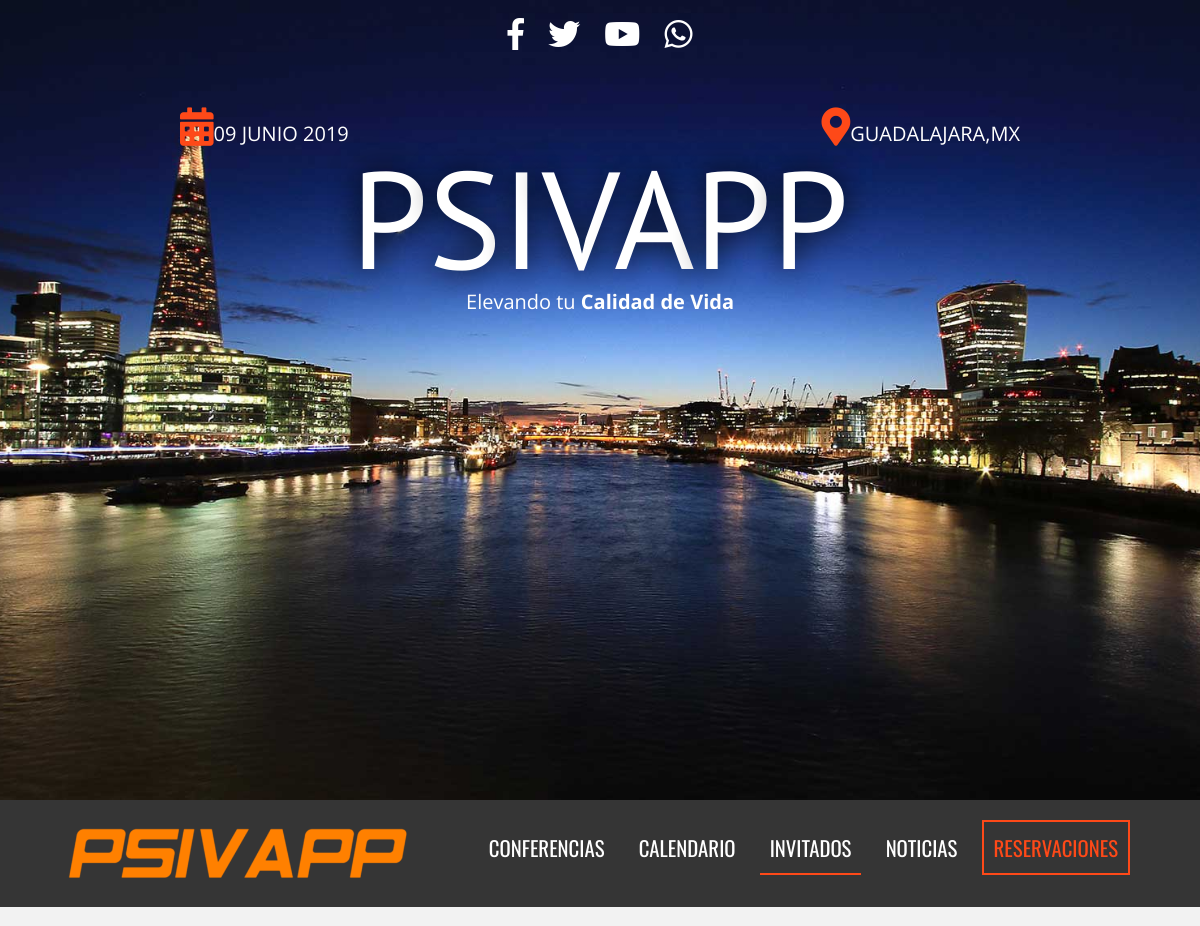
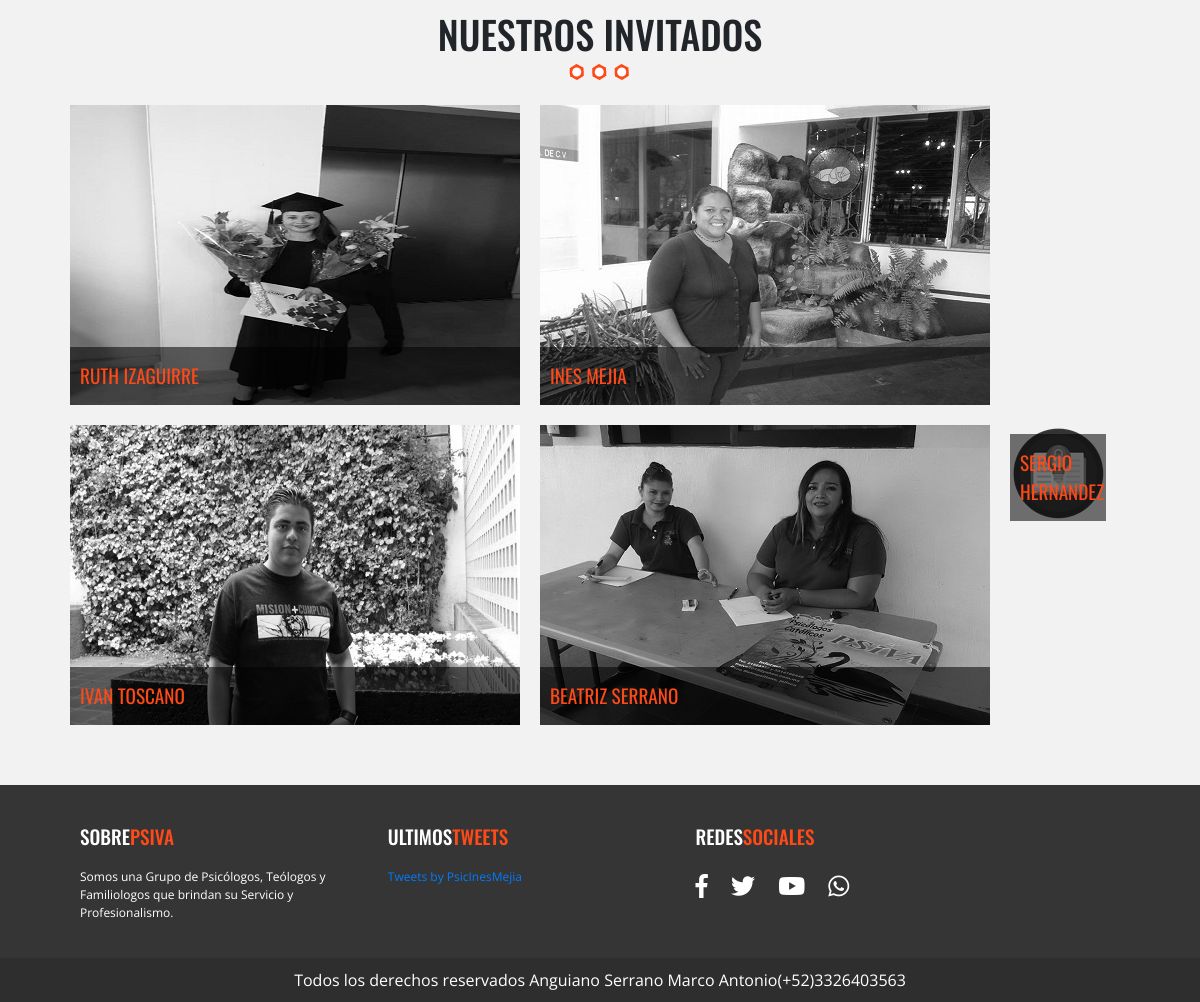
/invitados.php, run on the app's committed database (2 pictures, top to bottom).
### tables this page shows
CREATE TABLE `invitados` (
  `invitado_id` tinyint(4) NOT NULL AUTO_INCREMENT,
  `nombre_invitado` varchar(30) NOT NULL,
  `apellido_invitado` varchar(30) NOT NULL,
  `descripcion` text NOT NULL,
  `url_imagen` varchar(50) NOT NULL,
  PRIMARY KEY (`invitado_id`)
);

### invitados.php (called while the page is built)
<?php include_once 'includes/templates/header.php'; ?>
<?php include_once 'includes/templates/invitados.php'; ?>
<?php include_once 'includes/templates/footer.php'; ?>

### includes/templates/invitados.php (the view, shortened to what this page needs)
<?php
    try {
      require_once('includes/funciones/bd_conexion.php');
      $sql = "SELECT * FROM `invitados` ";
      $resultado = $conn->query($sql);
    } catch (Exception $e) {
      $error = $e->getMessage();
    }
 ?>
 <section class="invitados contenedor seccion">
                     <h2>Nuestros Invitados</h2>
                     <ul class="lista-invitados clearfix">
                         <?php while($invitados = $resultado->fetch_assoc() ){ ?>
                             <li>
                                 <div class="invitado">
                                     <a class="invitado-info" href="#invitado<?php echo $invitados['invitado_id']; ?>">
                                         <img src="img/invitados/<?php echo $invitados['url_imagen'] ?>" alt="Imagen invitado">
                                         <p><?php echo $invitados['nombre_invitado'] . " " . $invitados['apellido_invitado'] ?></p>
                                     </a>
                                 </div>
                             </li>
             <?php } ?>
                     </ul>
                 </section>

### css/main.css (style rules this page uses)
html { color: #222; font-size: 1em; line-height: 1.4; }
audio, canvas, iframe, img, svg, video { vertical-align: middle; }
html { box-sizing: border-box; }
body { background-color: #f2f2f2; font-family: 'Open Sans', sans-serif; }
.contenedor { width: 98%; margin: 0 auto; }
@media only screen and (min-width:480px) { .contenedor { width: 95%; } }
@media only screen and (min-width:768px) { .contenedor { width: 90%; } }
@media only screen and (min-width:992px) { .contenedor { width: 90%; max-width: 1100px; } }
.seccion { padding: 30px 0; }
.seccion p { font-size: 1.2em; text-align: center; }
h2 { font-family: 'Oswald', sans-serif; font-size: 2.4em; text-transform: uppercase; text-align: center; }
h2::after { content: ''; margin: 0 auto; background-image: url(../img/separador.png); height: 30px; width: 100px; display: block; }
ul { list-style:none; margin: 0; padding: 0; }
ul.lista-invitados li { padding: 10px; float: left; }
div.invitado { position: relative; overflow: hidden; }
div.invitado img { max-width: 100%; filter: gray(); -webkit-filter: grayscale(1); -webkit-transition:all .5s ease-in-out; }
div.invitado p { position: absolute; bottom: 0; left: 0; padding: 15px 10px; margin: 0; background-color: rgba(0,0,0,.55); width: 100%; text-align: left; font-family:'Oswald', sans-serif; color: #fe4918; text-transform: uppercase; }
.clearfix:before, .clearfix:after { content: " "; display: table; }
.clearfix:after { clear: both; }

### data on the page
invitados: url_imagen (picture), nombre_invitado "RUTH", apellido_invitado "IZAGUIRRE"
invitados: url_imagen (picture), nombre_invitado "INES", apellido_invitado "MEJIA"
invitados: url_imagen (picture), nombre_invitado "IVAN", apellido_invitado "TOSCANO"
invitados: url_imagen (picture), nombre_invitado "BEATRIZ", apellido_invitado "SERRANO"
invitados: url_imagen (picture), nombre_invitado "SERGIO", apellido_invitado "HERNANDEZ"
